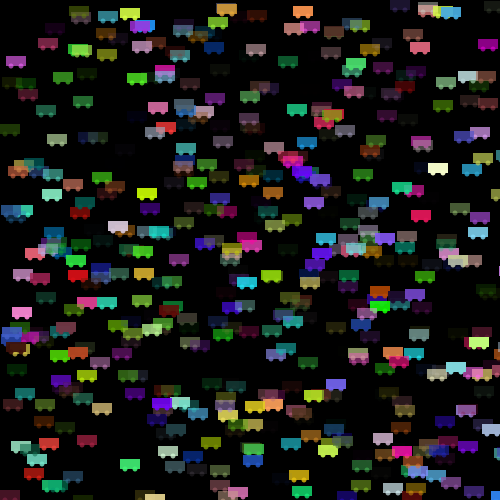
Frame 1 (no input)
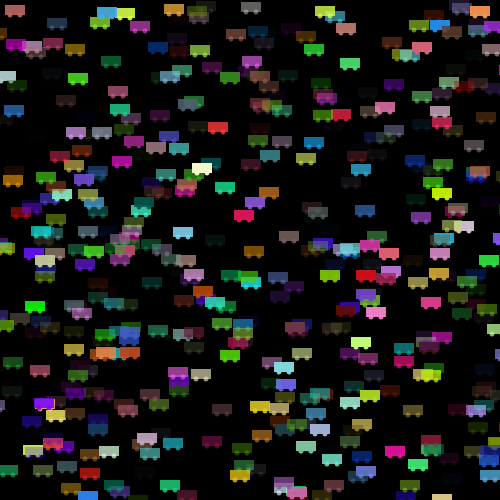
Frame 60 (the mouse pressed at the canvas centre just before this capture)
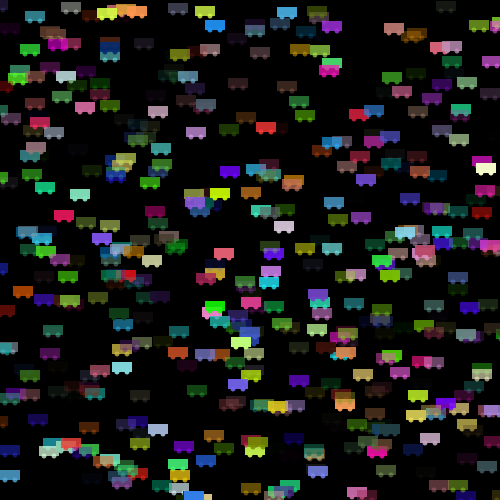
Frame 120 (the mouse held since frame 60 and released just before this capture)

The Processing sketch that drew these frames (run headless with seeded random() and noise(); from frame 60 on, the mouse is pressed at the canvas centre):

// Processing sketch: processing_43877
// ── processing_43877.pde

/*

 let's build a car with software!!! 
 a class/object example
 
 by bb
 
 */
int num = 500; // number of cars
Car[] myCars; // array for cars

void setup() {
  size(500, 500);
  smooth();
  myCars = new Car[num]; // init array
  // instantiate all cars
  for (int i =0;i<num;i++) {
    myCars[i] = new Car();
  }
}

void draw() {
  background(0);
  // draw and move cars
  for (int i =0;i<num;i++) {
    myCars[i].draw();
    myCars[i].go();
  }
}

class Car {
  // fields
  color col;
  int x;
  int y;
  int speed;

  //constructor
  Car () {
    // assign random values to all fields
    col = color(random(256), random(256), random(256), random(256));
    speed = int(random(1, 10));
    if (random(1)>0.5) {
      speed = -speed;
    }
    x = int(random(width));
    y = int(random(height));
  }

  // methods
  void draw() {
    // draw car as a box
    noStroke();
    fill(col);
    rect(x, y, 20, 10);
    ellipse(x+5, y+10, 5, 5);
    ellipse(x+15, y+10, 5, 5);
  }


  void go() {
    // increase value of x based on speed
    x+= speed;
    // forward cars
    if (x>width && speed>0) {
      x = -20;
    }
    // backward cars
    if (x<0 && speed < 0) {
      x = width+20;
    }
  }
}
